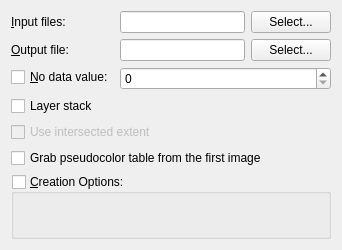
<?xml version="1.0" encoding="UTF-8"?>
<ui version="4.0">
 <class>GdalToolsWidget</class>
 <widget class="QWidget" name="GdalToolsWidget">
  <property name="geometry">
   <rect>
    <x>0</x>
    <y>0</y>
    <width>342</width>
    <height>250</height>
   </rect>
  </property>
  <property name="sizePolicy">
   <sizepolicy hsizetype="Expanding" vsizetype="Expanding">
    <horstretch>0</horstretch>
    <verstretch>0</verstretch>
   </sizepolicy>
  </property>
  <property name="windowTitle">
   <string>Merge</string>
  </property>
  <layout class="QVBoxLayout" name="verticalLayout">
   <item>
    <layout class="QFormLayout" name="formLayout">
     <property name="fieldGrowthPolicy">
      <enum>QFormLayout::AllNonFixedFieldsGrow</enum>
     </property>
     <item row="0" column="0">
      <widget class="QLabel" name="label">
       <property name="text">
        <string>&amp;Input files:</string>
       </property>
       <property name="buddy">
        <cstring>selectInputFilesButton</cstring>
       </property>
      </widget>
     </item>
     <item row="0" column="1">
      <layout class="QHBoxLayout" name="horizontalLayout_3">
       <item>
        <widget class="QLineEdit" name="inputFilesEdit">
         <property name="minimumSize">
          <size>
           <width>100</width>
           <height>0</height>
          </size>
         </property>
        </widget>
       </item>
       <item>
        <widget class="QPushButton" name="selectInputFilesButton">
         <property name="text">
          <string>Select...</string>
         </property>
        </widget>
       </item>
      </layout>
     </item>
     <item row="1" column="0">
      <widget class="QLabel" name="label_2">
       <property name="text">
        <string>&amp;Output file:</string>
       </property>
       <property name="buddy">
        <cstring>selectInputFilesButton</cstring>
       </property>
      </widget>
     </item>
     <item row="1" column="1">
      <layout class="QHBoxLayout" name="horizontalLayout_2">
       <item>
        <widget class="QLineEdit" name="outputFileEdit">
         <property name="minimumSize">
          <size>
           <width>100</width>
           <height>0</height>
          </size>
         </property>
        </widget>
       </item>
       <item>
        <widget class="QPushButton" name="selectOutputFileButton">
         <property name="text">
          <string>Select...</string>
         </property>
        </widget>
       </item>
      </layout>
     </item>
     <item row="2" column="0">
      <widget class="QCheckBox" name="noDataCheck">
       <property name="text">
        <string>&amp;No data value:</string>
       </property>
      </widget>
     </item>
     <item row="2" column="1">
      <widget class="QSpinBox" name="noDataSpin">
       <property name="maximum">
        <number>65000</number>
       </property>
      </widget>
     </item>
    </layout>
   </item>
   <item>
    <widget class="QCheckBox" name="separateCheck">
     <property name="text">
      <string>Layer stack</string>
     </property>
    </widget>
   </item>
   <item>
    <widget class="QCheckBox" name="intersectCheck">
     <property name="enabled">
      <bool>false</bool>
     </property>
     <property name="text">
      <string>Use intersected extent</string>
     </property>
    </widget>
   </item>
   <item>
    <widget class="QCheckBox" name="pctCheck">
     <property name="text">
      <string>Grab pseudocolor table from the first image</string>
     </property>
    </widget>
   </item>
   <item>
    <widget class="QGroupBox" name="creationGroupBox">
     <property name="title">
      <string>&amp;Creation Options:</string>
     </property>
     <property name="checkable">
      <bool>true</bool>
     </property>
     <property name="checked">
      <bool>false</bool>
     </property>
     <layout class="QVBoxLayout" name="verticalLayout_2">
      <property name="bottomMargin">
       <number>0</number>
      </property>
      <item>
       <widget class="GdalToolsOptionsTable" name="creationOptionsTable" native="true"/>
      </item>
     </layout>
    </widget>
   </item>
  </layout>
 </widget>
 <customwidgets>
  <customwidget>
   <class>GdalToolsOptionsTable</class>
   <extends>QWidget</extends>
   <header>optionsTable</header>
   <container>1</container>
  </customwidget>
 </customwidgets>
 <resources/>
 <connections/>
</ui>
